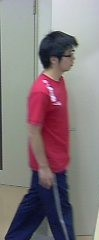
//> input picture ex32 HOG/1.jpg, 99 x 240 px
$ ./HOG   (built with g++ and OpenCV 4)
//> lines starting //> are read from the running program, lines starting //| are printed output that depends on the picture; after the words box and inside, x2 and y2 are one past the last pixel; in counts of white or black regions, pixels touching at a corner belong together
#include <iostream>
#include <opencv2/opencv.hpp>
#include <cmath>
using namespace cv;

const float PI = 3.14159;
const int BlockSize = 16;
const int AngleQuantification = 8;

void HOG(Mat srcMat, float *hist, Mat &histgram, int angle_quantification, int block_size);
void comparison(float *hist1, float *hist2, int size, float &distance);

int main()
{
    Mat refMat = imread("D:\\project\\opencv_vscode\\ex32 HOG\\1.jpg");
//> refMat is the input picture: 240 rows x 99 cols, CV_8UC3; mean B, G, R 125.9, 122.7, 133.2
    Mat cmpMat1 = imread("D:\\project\\opencv_vscode\\ex32 HOG\\2.jpg");
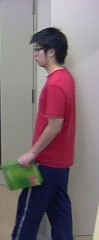
//> input picture ex32 HOG/2.jpg, 99 x 240 px
//> cmpMat1 is the input picture: 240 rows x 99 cols, CV_8UC3; mean B, G, R 118.2, 113, 129.2
    Mat cmpMat2 = imread("D:\\project\\opencv_vscode\\ex32 HOG\\3.jpg");
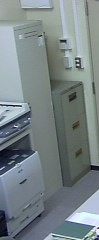
//> input picture ex32 HOG/3.jpg, 99 x 240 px
//> cmpMat2 is the input picture: 240 rows x 99 cols, CV_8UC3; mean B, G, R 134.1, 131.7, 120.8
    if (refMat.empty() || cmpMat1.empty() || cmpMat2.empty())
    {
        std::cerr << "图像加载失败" << std::endl;
        return -1;
    }

    Mat refhistgram;
    Mat cmphistgram1;
    Mat cmphistgram2;
    float distance;

    int nX = refMat.cols / BlockSize;
//> nX = 6
    int nY = refMat.rows / BlockSize;
//> nY = 15
    int bins = nX * nY * AngleQuantification;
//> bins = 720

    float *ref_hist = new float[bins];
    float *cmp_hist1 = new float[bins];
    float *cmp_hist2 = new float[bins];
    memset(ref_hist, 0, sizeof(float) * bins);
    memset(cmp_hist1, 0, sizeof(float) * bins);
    memset(cmp_hist2, 0, sizeof(float) * bins);

    HOG(refMat, ref_hist, refhistgram, AngleQuantification, BlockSize);
    HOG(cmpMat1, cmp_hist1, cmphistgram1, AngleQuantification, BlockSize);
    HOG(cmpMat2, cmp_hist2, cmphistgram2, AngleQuantification, BlockSize);

    float dist1, dist2;
    comparison(ref_hist, cmp_hist1, bins, dist1);
    comparison(ref_hist, cmp_hist2, bins, dist2);
    std::cout << dist1 << std::endl
              << dist2 << std::endl;
    if (dist1 <= dist2)
    {
        std::cout << "image1 is similar." << std::endl;
    }
    else
    {
        std::cout << "image2 is similar." << std::endl;
    }

    imshow("refMat", refMat);
    imshow("cmpMat1", cmpMat1);
    imshow("cmpMat2", cmpMat2);
    imshow("refhistgram", refhistgram);
    imshow("cmphistgram1", cmphistgram1);
    imshow("cmphistgram2", cmphistgram2);
    waitKey(0);
    delete[] ref_hist;
    delete[] cmp_hist1;
    delete[] cmp_hist2;
    return 0;
}

void HOG(Mat srcMat, float *hist, Mat &histgram, int angle_quantification, int block_size)
{
//> called with angle_quantification = 8, block_size = 16
    int nX = srcMat.cols / block_size;
//> nX = 6
    int nY = srcMat.rows / block_size;
//> nY = 15
    int bins = nX * nY * angle_quantification;
//> bins = 720

    Mat gx, gy, mag, angle;
    Sobel(srcMat, gx, CV_32F, 1, 0, 1);
    Sobel(srcMat, gy, CV_32F, 0, 1, 1);
    cartToPolar(gx, gy, mag, angle, true);

    // hist赋值
    for (int y = 0; y < nY * block_size; y++)
    {
        for (int x = 0; x < nX * block_size; x++)
        {
            hist[(y / block_size * nX + x / block_size) * angle_quantification + int((angle.at<float>(y, x) - 1) * angle_quantification / 360)] += mag.at<float>(y, x);
        }
    }

    // 画直方图
    histgram = Mat::zeros(500, bins, CV_32F);
    for (int i = 0; i < bins; i++)
    {
        rectangle(histgram, Rect(i, 500 - hist[i] / 20, 1, hist[i] / 20), CV_RGB(255, 255, 255), 1, 8, 0);
    }
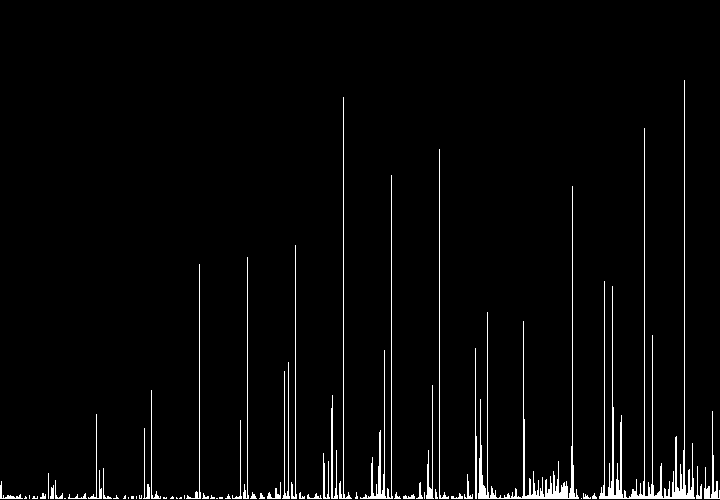
//> histgram: 500 rows x 720 cols, CV_32FC1; 2.8% white in thin lines or dots, all inside (x1, y1, x2, y2) = (0, 80, 720, 499)
//> after the loop in HOG (call 2), `for (int i = 0; i < bins; i++)`: histgram: 500 rows x 720 cols, CV_32FC1; 2.6% white in thin lines or dots
//> call 3 of HOG, with angle_quantification = 8, block_size = 16
//> in HOG (call 3), `Sobel(srcMat, gy, CV_32F, 0, 1, 1);`:
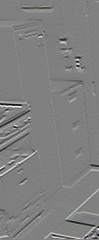
//> gy: 240 rows x 99 cols, CV_32FC3; mean B, G, R -0.3, -0.3, -0.4; drawn with min black and max white
//> in HOG (call 3), `cartToPolar(gx, gy, mag, angle, true);`:
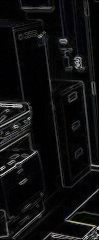
//> mag: 240 rows x 99 cols, CV_32FC3; mean B, G, R 16.7, 16.2, 16.1
//> in HOG (call 3), `cartToPolar(gx, gy, mag, angle, true);`:
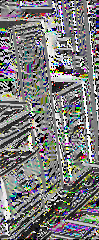
//> angle: 240 rows x 99 cols, CV_32FC3; mean B, G, R 173.9, 174.9, 174.8; drawn with min black and max white
//> after the loop in HOG (call 3), `for (int i = 0; i < bins; i++)`:
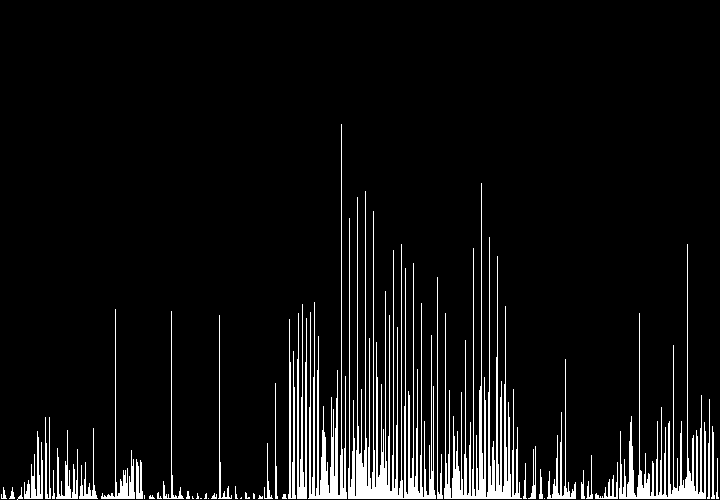
//> histgram: 500 rows x 720 cols, CV_32FC1; 6.6% white; 48 white regions (15 under 20 px), largest, box (x1, y1, x2, y2) and area: (348, 191, 436, 499) 6209, (444, 183, 522, 499) 4696, (619, 244, 706, 499) 3139
}

// 比较相似度
void comparison(float *hist1, float *hist2, int size, float &distance)
{
//> called with size = 720
    float sum = 0;
    for (int i = 0; i < size; i++)
    {
        sum += pow((hist1[i] - hist2[i]), 2);
    }
//> this loop made 720 passes
//> sum on passes 1 to 3: 10417.4, 21490.7, 21623.1
//> after the loop, sum = 516216992
    distance = sqrt(sum);
//> distance = 22720.4
//> the loop in comparison (call 2), `for (int i = 0; i < size; i++)` made 720 passes
//> sum on passes 1 to 3: 82656.8, 149875.7, 149878.6
//> in main, `comparison(ref_hist, cmp_hist2, bins, dist2);`: dist2 = 38908.1
//| 22720.4
//| 38908.1
}
